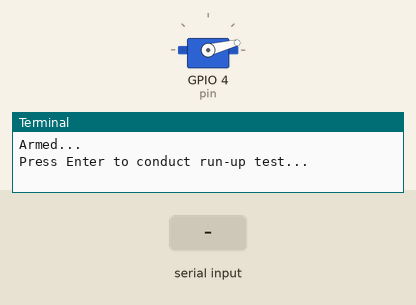
The program below on a simulated Raspberry Pi (BCM pin numbers). Shown: servo, the last lines printed to the terminal. The test bench sets the inputs (shaded band). Servo angles are drawn from the pulse width (0.5 ms = 0°, 2.5 ms = 180°).

Above: at 5.2 s.
5.3 s: "1" typed at the terminal, then Enter
At 7.5 s:
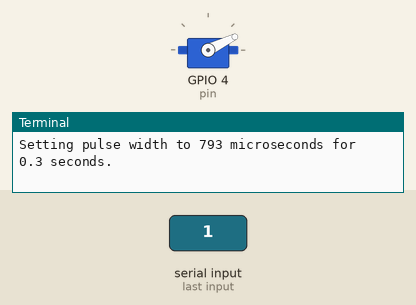
At 13.8 s:
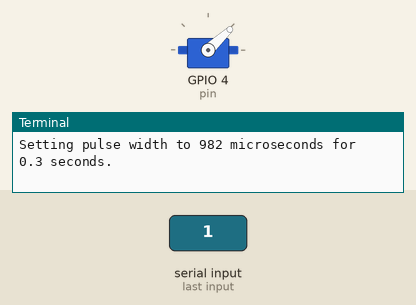
Timing chart, 0 to 14.3 s (numbered marks = the images above; inputs shaded):
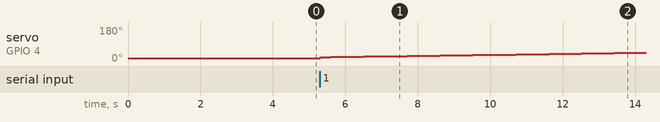

Measured:
- after the input at 5.3 s, servo on GPIO 4 (pin): moves from 14° to 44° over 8.7 s, starting at once

The program:

esc_demo.py
```python
#!/usr/bin/env python3

import time
import pigpio


class TurnigyESC:
    """
    Turnigy Electonic Speed controller.
    Tested with:
      Plush 30 A
    """
    ## YMMV
    MIN_WIDTH = 650

    # Note that some batteries, 12 volt PSUs, etc. might only be capable of far less than this (e.g. 1350)
    # However, the controllers range should still be set to max for finest full-scale resolution.
    MAX_WIDTH = 2400

    def __init__(self, pin):
        self.conn = pigpio.pi()
        self.pin = pin

    def pwm(self, width: int, snooze: int = 0) -> None:
        """
        Convenience wrapper around pigpio's set_servo_pulsewidth.
        width: The servo pulsewidth in microseconds. 0 switches pulses off.
        snooze: seconds before returning.
        """
        print("Setting pulse width to", width, "microseconds for", snooze, "seconds.")
        self.conn.set_servo_pulsewidth(self.pin, width)
        if snooze:
            time.sleep(snooze)
        return

    def calibrate(self) -> None:
        """
        This trains the ESC on the full scale (max - min range) of the controller / pulse generator.
        This only needs to be done when changing controllers, transmitters, etc. not upon every power-on.
        NB: if already calibrated, full throttle will be applied (briefly)!  Disconnect propellers, etc.
        """
        print("Calibrating...")
        self.pwm(width=self.MAX_WIDTH)
        input("Connect power and press Enter to calibrate...")
        self.pwm(width=self.MAX_WIDTH, snooze=2)   # Official docs: "about 2 seconds".
        self.pwm(width=self.MIN_WIDTH, snooze=4)   # Time enough for the cell count, etc. beeps to play.
        print("Finished calibration.")

    def arm(self) -> None:
        """
        Arms the ESC. Required upon every power cycle.
        """
        print("Arming...")
        self.pwm(width=self.MIN_WIDTH, snooze=4)  # Time enough for the cell count, etc. beeps to play.
        print("Armed...")

    def halt(self) -> None:
        """
        Switch of the GPIO, and un-arm the ESC.
        Ensure this runs, even on unclean shutdown.
        """
        print("Slowing...")
        self.pwm(width=self.MIN_WIDTH, snooze=1)   # This 1 sec seems to *hasten* shutdown.
        print("Failsafe...")
        self.pwm(0)
        print("Disabling GPIO.")
        self.conn.stop()
        print("Halted.")

    def test(self) -> None:
        """
        Test with a triangularish wave.
        Useful for determining the max and min PWM values.
        """
        max_width = self.MAX_WIDTH - 1330  # microseconds
        min_width = self.MIN_WIDTH + 80    # microseconds
        step = 9  # microseconds

        snooze = 0.3  # seconds

        input("Press Enter to conduct run-up test...")
        for i in range(1):
            print("Increasing...")
            for width in range(min_width, max_width, step):
                self.pwm(width=width, snooze=snooze)

        time.sleep(1)  # Duration test.  Seems to last almost 60s @ 1350.

        print("Holding at max...")
        snooze = 0.1
        print("Decreasing...")
        for width in range(max_width, min_width, -step):
            self.pwm(width=width, snooze=snooze)


if __name__ == "__main__":

    esc = TurnigyESC(pin=4)
    try:
        #esc.calibrate()  # Recommended when changing "transmitter" or controller.
        esc.arm()         # Required upon every power-up.
        esc.test()        # Run-up test.
    except KeyboardInterrupt:
        pass
    finally:
        esc.halt()
```
